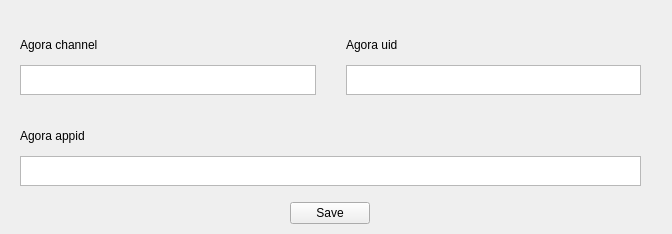
<?xml version="1.0" encoding="UTF-8"?>
<ui version="4.0">
 <class>AgoraInitWidget</class>
 <widget class="QWidget" name="AgoraInitWidget">
  <property name="geometry">
   <rect>
    <x>0</x>
    <y>0</y>
    <width>672</width>
    <height>234</height>
   </rect>
  </property>
  <property name="sizeIncrement">
   <size>
    <width>300</width>
    <height>50</height>
   </size>
  </property>
  <property name="windowTitle">
   <string>Form</string>
  </property>
  <widget class="QWidget" name="verticalLayoutWidget">
   <property name="geometry">
    <rect>
     <x>0</x>
     <y>9</y>
     <width>661</width>
     <height>242</height>
    </rect>
   </property>
   <layout class="QVBoxLayout" name="verticalLayout">
    <property name="spacing">
     <number>10</number>
    </property>
    <property name="topMargin">
     <number>10</number>
    </property>
    <property name="bottomMargin">
     <number>20</number>
    </property>
    <item>
     <layout class="QHBoxLayout" name="horizontalLayout_2">
      <property name="spacing">
       <number>30</number>
      </property>
      <property name="leftMargin">
       <number>20</number>
      </property>
      <property name="rightMargin">
       <number>20</number>
      </property>
      <property name="bottomMargin">
       <number>0</number>
      </property>
      <item>
       <layout class="QVBoxLayout" name="verticalLayout_3">
        <property name="spacing">
         <number>5</number>
        </property>
        <property name="leftMargin">
         <number>0</number>
        </property>
        <property name="topMargin">
         <number>5</number>
        </property>
        <property name="bottomMargin">
         <number>15</number>
        </property>
        <item>
         <widget class="QLabel" name="label_2">
          <property name="maximumSize">
           <size>
            <width>16777215</width>
            <height>30</height>
           </size>
          </property>
          <property name="text">
           <string>Agora channel</string>
          </property>
         </widget>
        </item>
        <item>
         <widget class="QTextEdit" name="textEdit_channel">
          <property name="maximumSize">
           <size>
            <width>16777215</width>
            <height>30</height>
           </size>
          </property>
          <property name="inputMethodHints">
           <set>Qt::ImhNone</set>
          </property>
          <property name="verticalScrollBarPolicy">
           <enum>Qt::ScrollBarAlwaysOff</enum>
          </property>
          <property name="horizontalScrollBarPolicy">
           <enum>Qt::ScrollBarAlwaysOff</enum>
          </property>
          <property name="html">
           <string>&lt;!DOCTYPE HTML PUBLIC &quot;-//W3C//DTD HTML 4.0//EN&quot; &quot;http://www.w3.org/TR/REC-html40/strict.dtd&quot;&gt;
&lt;html&gt;&lt;head&gt;&lt;meta name=&quot;qrichtext&quot; content=&quot;1&quot; /&gt;&lt;style type=&quot;text/css&quot;&gt;
p, li { white-space: pre-wrap; }
&lt;/style&gt;&lt;/head&gt;&lt;body style=&quot; font-family:'SimSun'; font-size:9pt; font-weight:400; font-style:normal;&quot;&gt;
&lt;p style=&quot;-qt-paragraph-type:empty; margin-top:0px; margin-bottom:0px; margin-left:0px; margin-right:0px; -qt-block-indent:0; text-indent:0px;&quot;&gt;&lt;br /&gt;&lt;/p&gt;&lt;/body&gt;&lt;/html&gt;</string>
          </property>
          <property name="acceptRichText">
           <bool>false</bool>
          </property>
         </widget>
        </item>
       </layout>
      </item>
      <item>
       <layout class="QVBoxLayout" name="verticalLayout_4">
        <property name="spacing">
         <number>5</number>
        </property>
        <property name="topMargin">
         <number>5</number>
        </property>
        <property name="bottomMargin">
         <number>15</number>
        </property>
        <item>
         <widget class="QLabel" name="label_3">
          <property name="maximumSize">
           <size>
            <width>16777215</width>
            <height>30</height>
           </size>
          </property>
          <property name="text">
           <string>Agora uid</string>
          </property>
         </widget>
        </item>
        <item>
         <widget class="QTextEdit" name="textEdit_uid">
          <property name="maximumSize">
           <size>
            <width>16777215</width>
            <height>30</height>
           </size>
          </property>
          <property name="verticalScrollBarPolicy">
           <enum>Qt::ScrollBarAlwaysOff</enum>
          </property>
          <property name="horizontalScrollBarPolicy">
           <enum>Qt::ScrollBarAlwaysOff</enum>
          </property>
          <property name="acceptRichText">
           <bool>false</bool>
          </property>
         </widget>
        </item>
       </layout>
      </item>
     </layout>
    </item>
    <item>
     <layout class="QVBoxLayout" name="verticalLayout_2">
      <property name="leftMargin">
       <number>20</number>
      </property>
      <property name="topMargin">
       <number>0</number>
      </property>
      <property name="rightMargin">
       <number>20</number>
      </property>
      <item>
       <widget class="QLabel" name="label">
        <property name="maximumSize">
         <size>
          <width>16777215</width>
          <height>20</height>
         </size>
        </property>
        <property name="text">
         <string>Agora appid</string>
        </property>
       </widget>
      </item>
      <item>
       <widget class="QTextEdit" name="textEdit_appid">
        <property name="maximumSize">
         <size>
          <width>16777215</width>
          <height>30</height>
         </size>
        </property>
        <property name="inputMethodHints">
         <set>Qt::ImhNone</set>
        </property>
        <property name="verticalScrollBarPolicy">
         <enum>Qt::ScrollBarAlwaysOff</enum>
        </property>
        <property name="horizontalScrollBarPolicy">
         <enum>Qt::ScrollBarAlwaysOff</enum>
        </property>
        <property name="acceptRichText">
         <bool>false</bool>
        </property>
       </widget>
      </item>
     </layout>
    </item>
    <item>
     <layout class="QHBoxLayout" name="horizontalLayout">
      <property name="spacing">
       <number>0</number>
      </property>
      <property name="sizeConstraint">
       <enum>QLayout::SetDefaultConstraint</enum>
      </property>
      <property name="rightMargin">
       <number>0</number>
      </property>
      <item>
       <widget class="QPushButton" name="saveButton">
        <property name="maximumSize">
         <size>
          <width>80</width>
          <height>16777215</height>
         </size>
        </property>
        <property name="text">
         <string>Save</string>
        </property>
       </widget>
      </item>
     </layout>
    </item>
   </layout>
  </widget>
 </widget>
 <resources/>
 <connections/>
</ui>
